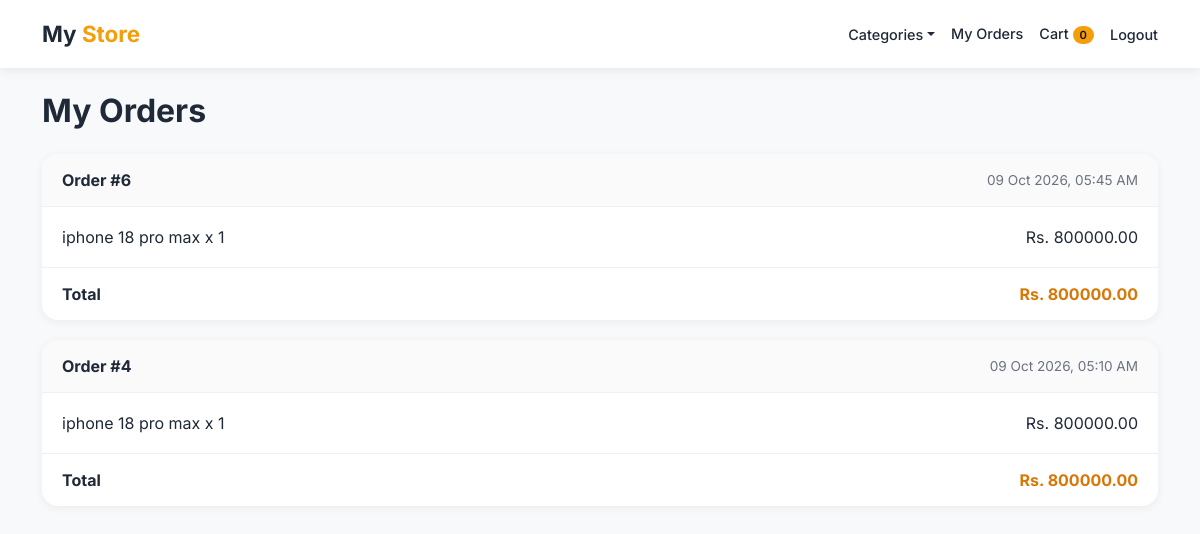
The app's page /orders/my-orders/ (signed in), older data.
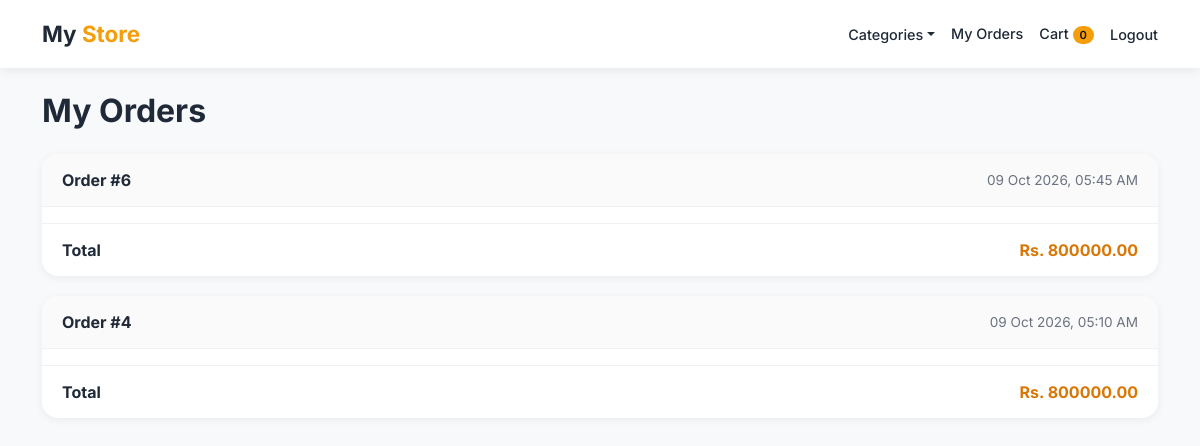
The same page, newer data.
### orders/models.py (models this page shows, shortened)
class Order(models.Model):
    user = models.ForeignKey(User,on_delete=models.SET_NULL , null=True , blank=True)
    full_name = models.CharField(max_length=100)
    phone = models.CharField(max_length=20)
    address = models.TextField()
    total = models.DecimalField(max_digits=10, decimal_places=2)
    created_at = models.DateTimeField(auto_now_add=True)
    payment_status = models.CharField(
        max_length=20,
        default='pending'
    )
    stripe_session_id = models.CharField(
        max_length=255,
        blank=True,
        null=True
    )

class OrderItem(models.Model):
    order = models.ForeignKey(Order, on_delete=models.CASCADE, related_name='items')
    product = models.ForeignKey(Product, on_delete=models.CASCADE)
    price = models.DecimalField(max_digits=10, decimal_places=2)
    quantity = models.PositiveIntegerField(default=1)

### store/models.py (models this page shows, shortened)
class Product(models.Model):
    category = models.ForeignKey(Category, on_delete=models.CASCADE)
    name = models.CharField(max_length=100)
    slug = models.SlugField(unique=True)
    description = models.TextField()
    price = models.DecimalField(max_digits=10, decimal_places=2)
    image = models.ImageField(upload_to='products/')

### orders/views.py (the view)
# urls.py: path('my-orders/', views.my_orders, name='my_orders'),
@login_required
def my_orders(request):
    orders = Order.objects.filter(
        user=request.user
    ).order_by('-created_at')
    return render(
        request,
        'orders/my_orders.html',
        {'orders': orders},
    )

### cart/context_processors.py (called while the page is built)
def cart_count(request):
    cart = request.session.get('cart' , {})
    return { 'cart_count': sum(cart.values()) }

### store/context_processors.py (called while the page is built)
def nav_categories(request):
    return {'nav_categories' : Category.objects.all()}

### orders/templates/orders/my_orders.html (shortened to what this page needs)
{% extends "store/base.html" %}
{% load static %}
{% block extra_css %}
    <link rel="stylesheet" href="{% static 'orders/css/my_orders.css' %}">
{% endblock %}
{% block content %}
    <h2 class="orders-title mb-4">My Orders</h2>
    {% for order in orders %}
        <div class="order-card">
            <div class="order-head">
                <span class="order-id">Order #{{ order.id }}</span>
                <span class="order-date">{{ order.created_at|date:"d M Y, h:i A" }}</span>
            </div>
            <div class="order-body">
                {% for item in order.items.all %}
                    <div class="order-line">
                        <span>{{ item.product.name }} x {{ item.quantity }}</span>
                        <span>Rs. {{ item.price }}</span>
                    </div>
                {% endfor %}
            </div>
            <div class="order-foot">
                <span>Total</span>
                <span>Rs. {{ order.total }}</span>
            </div>
        </div>
    {% empty %}
        <div class="no-orders">
            <h5>You haven’t placed any order yet.</h5>
            <p class="text-muted">Choose something you like and place your first order!</p>
            <a href="{% url 'home' %}" class="btn btn-primary rounded-pill px-4">Start Shopping</a>
        </div>
    {% endfor %}
{% endblock %}

Row changes from the older to the newer data that the page shows:
removed OrderItem: product.name "iphone 18 pro max", quantity "1", price "800000.00", shown under Order "09 Oct 2026, 05:45 AM"
removed OrderItem: product.name "iphone 18 pro max", quantity "1", price "800000.00", shown under Order "09 Oct 2026, 05:10 AM"
